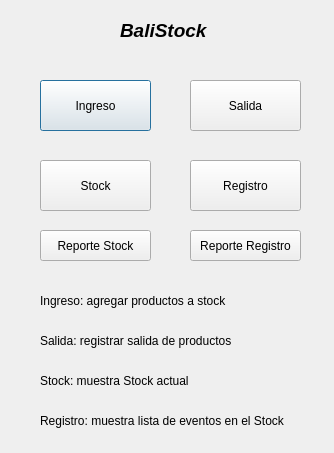
<?xml version="1.0" encoding="UTF-8"?>
<ui version="4.0">
 <class>BaliStock</class>
 <widget class="QDialog" name="BaliStock">
  <property name="geometry">
   <rect>
    <x>0</x>
    <y>0</y>
    <width>334</width>
    <height>453</height>
   </rect>
  </property>
  <property name="windowTitle">
   <string>BaliStock</string>
  </property>
  <property name="windowIcon">
   <iconset>
    <normaloff>iconsimple.jpg</normaloff>iconsimple.jpg</iconset>
  </property>
  <widget class="QPushButton" name="addIn1">
   <property name="geometry">
    <rect>
     <x>40</x>
     <y>80</y>
     <width>111</width>
     <height>51</height>
    </rect>
   </property>
   <property name="text">
    <string>Ingreso</string>
   </property>
  </widget>
  <widget class="QPushButton" name="addOut1">
   <property name="geometry">
    <rect>
     <x>190</x>
     <y>80</y>
     <width>111</width>
     <height>51</height>
    </rect>
   </property>
   <property name="text">
    <string>Salida</string>
   </property>
  </widget>
  <widget class="QPushButton" name="viewStock1">
   <property name="geometry">
    <rect>
     <x>40</x>
     <y>160</y>
     <width>111</width>
     <height>51</height>
    </rect>
   </property>
   <property name="text">
    <string>Stock</string>
   </property>
  </widget>
  <widget class="QPushButton" name="viewLog1">
   <property name="geometry">
    <rect>
     <x>190</x>
     <y>160</y>
     <width>111</width>
     <height>51</height>
    </rect>
   </property>
   <property name="text">
    <string>Registro</string>
   </property>
  </widget>
  <widget class="QLabel" name="label">
   <property name="geometry">
    <rect>
     <x>40</x>
     <y>280</y>
     <width>261</width>
     <height>41</height>
    </rect>
   </property>
   <property name="font">
    <font>
     <weight>50</weight>
     <bold>false</bold>
    </font>
   </property>
   <property name="text">
    <string>Ingreso: agregar productos a stock</string>
   </property>
  </widget>
  <widget class="QLabel" name="label_2">
   <property name="geometry">
    <rect>
     <x>40</x>
     <y>320</y>
     <width>261</width>
     <height>41</height>
    </rect>
   </property>
   <property name="text">
    <string>Salida: registrar salida de productos</string>
   </property>
  </widget>
  <widget class="QLabel" name="label_3">
   <property name="geometry">
    <rect>
     <x>40</x>
     <y>360</y>
     <width>261</width>
     <height>41</height>
    </rect>
   </property>
   <property name="text">
    <string>Stock: muestra Stock actual</string>
   </property>
  </widget>
  <widget class="QLabel" name="label_4">
   <property name="geometry">
    <rect>
     <x>40</x>
     <y>400</y>
     <width>281</width>
     <height>41</height>
    </rect>
   </property>
   <property name="text">
    <string>Registro: muestra lista de eventos en el Stock</string>
   </property>
  </widget>
  <widget class="QLabel" name="label_5">
   <property name="geometry">
    <rect>
     <x>120</x>
     <y>10</y>
     <width>121</width>
     <height>41</height>
    </rect>
   </property>
   <property name="font">
    <font>
     <pointsize>14</pointsize>
     <weight>75</weight>
     <italic>true</italic>
     <bold>true</bold>
    </font>
   </property>
   <property name="text">
    <string>BaliStock</string>
   </property>
  </widget>
  <widget class="QPushButton" name="sReport1">
   <property name="geometry">
    <rect>
     <x>40</x>
     <y>230</y>
     <width>111</width>
     <height>31</height>
    </rect>
   </property>
   <property name="text">
    <string>Reporte Stock</string>
   </property>
  </widget>
  <widget class="QPushButton" name="rReport1">
   <property name="geometry">
    <rect>
     <x>190</x>
     <y>230</y>
     <width>111</width>
     <height>31</height>
    </rect>
   </property>
   <property name="text">
    <string>Reporte Registro</string>
   </property>
  </widget>
 </widget>
 <resources/>
 <connections/>
</ui>
